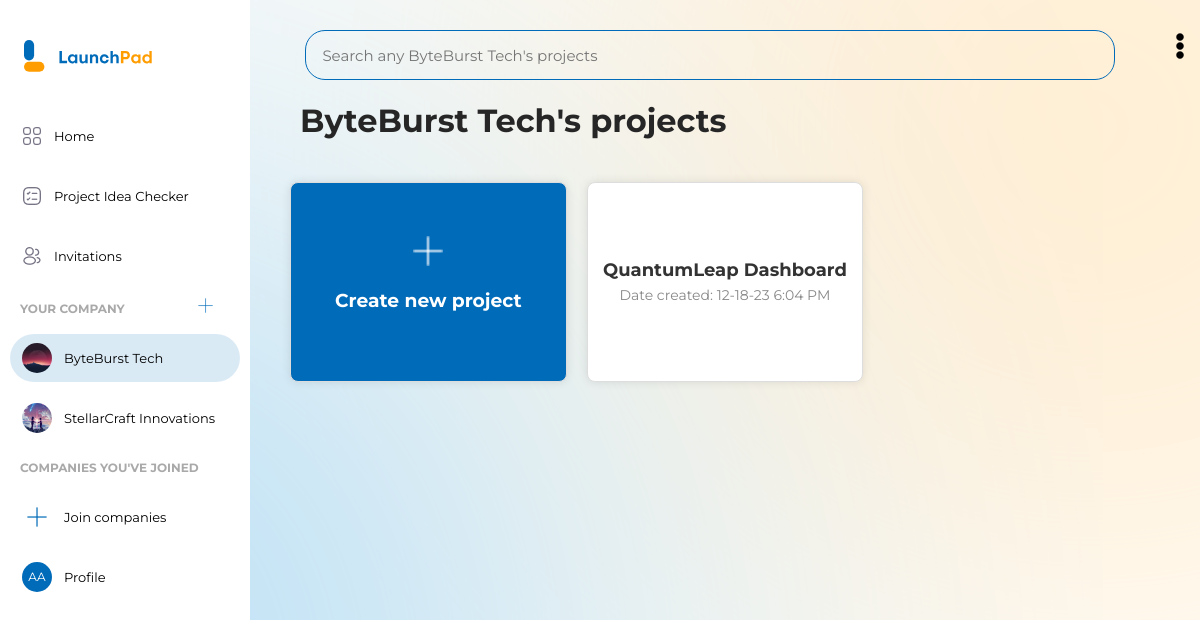
Page /company_view.php?Company_id=77 (signed in) on the committed database.
### tables this page shows
CREATE TABLE `company_registration` (
  `Company_ID` int(11) NOT NULL,
  `Student_ID` varchar(20) NOT NULL,
  `Company_name` varchar(100) NOT NULL,
  `Company_logo` varchar(100) NOT NULL,
  `Company_description` text NOT NULL,
  `Registration_date` datetime NOT NULL
);

CREATE TABLE `project` (
  `Project_ID` int(11) NOT NULL,
  `Company_ID` int(11) NOT NULL,
  `Project_title` varchar(100) NOT NULL,
  `Project_Description` text NOT NULL,
  `Project_date` datetime NOT NULL
);

### company_view.php (the view, shortened to what this page needs)
 <?php
 require "config.php";
 $userEmail = $_SESSION["email"];
 $checkCompanyQuery = "SELECT c.*, s.Student_ID
                     FROM company_registration c
                     INNER JOIN student_registration s ON c.Student_ID = s.Student_ID
                     WHERE s.Student_email = '$userEmail'";
 $resultCompany = mysqli_query($conn, $checkCompanyQuery);
 $companies = [];
 while ($row = mysqli_fetch_assoc($resultCompany)) {
     $companies[] = $row;
 }
 $selectedCompanyID = isset($_GET['Company_id']) ? $_GET['Company_id'] : null;
 $hasCompany = count($companies) > 0;
 $companyName = "";
 if ($selectedCompanyID) {
     $selectedCompanyQuery = "SELECT * FROM company_registration WHERE Company_ID = ?";
     $stmt = mysqli_prepare($conn, $selectedCompanyQuery);
     mysqli_stmt_bind_param($stmt, "i", $selectedCompanyID);
     mysqli_stmt_execute($stmt);
     $resultSelectedCompany = mysqli_stmt_get_result($stmt);
     if ($resultSelectedCompany) {
         $row = mysqli_fetch_assoc($resultSelectedCompany);
         $companyName = $row["Company_name"];
     }
 }
 $projectQuery = "SELECT * FROM project WHERE Company_ID = '$selectedCompanyID' ORDER BY Project_date DESC";
 $resultProjects = mysqli_query($conn, $projectQuery);
 ?>
 <!DOCTYPE html>
 <html lang="en">
 <head>
     <link rel="stylesheet" href="css/navbar.css">
     <link rel="stylesheet" href="css/company.css">
 </head>
 <body>
 <aside class="sidebar">
             <header class="sidebar-header">
                 <img src="\launchpad\images\logo-text.svg" class="logo-img">
             </header>
             <nav>
                 <a href="index.php">
                 <button>
                     <span>
                         <i ><img src="\launchpad\images\home-icon.png" alt="home-logo" class="logo-ic"></i>
                         <span>Home</span>
                     </span>
                 </button>
             </a>
             <a href="project-idea-checker.php">
                 <button>
                     <span>
                         <i ><img src="\launchpad\images\project-checker-icon.png" alt="home-logo" class="logo-ic"></i>
                         <span>Project Idea Checker</span>
                     </span>
                 </button>
     </a>
     <a href="invitations.php">
                 <button>
                     <span>
                         <i ><img src="\launchpad\images\invitation-icon.png" alt="home-logo" class="logo-ic"></i>
                         <span>Invitations</span>
                     </span>
                 </button>
     </a>
     <p class="divider-company">YOUR COMPANY<a href="create-company.php" style="text-decoration: none;">
                <img src="\launchpad\images\join-company-icon.png" alt="Join Company Icon" width="15px" height="15px" style="margin-left: 70px;">
</a></p>
                 <?php if ($hasCompany): ?>
                 <?php foreach ($companies as $row): ?>
                     <?php if ($row['Company_ID'] == $selectedCompanyID): ?>
                         <a class="active" href="company_view.php?Company_id=<?php echo $row['Company_ID']; ?>">
                     <?php else: ?>
                         <a href="company_view.php?Company_id=<?php echo $row['Company_ID']; ?>">
                     <?php endif; ?>
                         <button>
                             <span class="<?php echo 'btn-company-created'; ?>">
                                 <div class="circle-avatar">
                                     <?php if (!empty($row['Company_logo'])): ?>
                                         <img src="\launchpad\<?php echo $row['Company_logo']; ?>" alt="Company Logo" class="img-company">
                                     <?php endif; ?>
                                 </div>
                                 <span class="create-company-text">
                                     <?php echo $row['Company_name']; ?>
                                 </span>
                             </span>
                         </button>
                     </a>
                 <?php endforeach; ?>
                 <?php endif; ?>
                 <p class="divider-company">COMPANIES YOU'VE JOINED</p>
                 <a href="#">
                 <button>
                     <span  class="btn-join-company">
                         <i > <div class="circle-avatar">
                             <img src="\launchpad\images\join-company-icon.png" alt="">
                         </div></i>
                         <span class="join-company-text">Join companies</span>
                     </span>
                 </button>
                 </a>
 <a href="profile.php">
                 <button>
                     <span>
                     <div class="avatar2" id="initialsAvatar6"></div>
                         <span>Profile</span>
                     </span>
                 </button>
 </a>
             </nav>
         </aside>
         <div class="content2">
                    <div class="search-bar">
                <input type="text" id="projectSearch" name="projectSearch" placeholder="Search any <?php echo $companyName ?>'s projects"><span class="forspace"></span><span> <a href="#"><img src="images/options.png" alt="options-icon" height="30px"></a></span>
            </div>
                        <h1><?php echo $companyName ?>'s projects </h1>
                    </div>
             <div class="content">
             <a href="create-project.php?Company_id=<?php echo $_GET['Company_id']; ?>" class="project-card2">
         <br><br>
         <img src="images/add-company-icon.png" alt="add-icon" width="30px">
         <h3>Create new project</h3>
     </a>
     <?php while ($row = mysqli_fetch_assoc($resultProjects)) : ?>
         <a href="project.php?project_id=<?php echo $row['Project_ID']; ?>" class="project-card">
             <div>
                 <div class="project-title"><?php echo $row['Project_title']; ?></div>
                 <div class="project-date">Date created: <?php echo date('m-d-y g:i A', strtotime($row['Project_date'])); ?></div>
             </div>
         </a>
     <?php endwhile; ?>
 </div>
 </body>
 </html>

### css/navbar.css (style rules this page uses)
* { box-sizing: border-box; }
:root { --pblue-color: #006BB9; --pyellow-color: #FF9D00; --bhov-color: #093a5d; }
html, body { height: 100%; margin: 0; }
body { margin: 0; background: url("/launchpad/images/background-light.svg"); background-attachment: fixed; background-position: center; background-repeat: no-repeat; background-size: cover; color: #262626; font-family: 'Montserrat', sans-serif; }
.sidebar { position: fixed; top: 0; left: 0; width: 250px; height: 100vh; padding: 40px 10px 30px 10px; background: #fff; overflow-y: auto; }
.content { margin-top: 20px; margin-left: 270px; padding: 20px; }
.sidebar-header { width: 100%; margin-bottom: 30px; }
.logo-img { margin-left: 14px; height: 32px; }
.sidebar button { height: 60px; width: 230px; background: transparent; border: 0; padding: 0; font-family: inherit; cursor: pointer; }
.divider-company { font-size: 12px; font-weight: 700; color: #7373739c; margin-left: 10px; }
.sidebar button > span { display: flex; align-items: center; gap: 12px; height: 48px; padding: 0 12px; border-radius: 24px; line-height: 1; }
.sidebar button > span > span { transition: 0.3s; }
.sidebar a.active button > span { background-color: #006cb925; }
.sidebar button i { position: relative; font-size: 28px; transition: 0.2s; }
.sidebar button img { width: 20px; height: 20px; transition: 0.2s; }
.sidebar button span { font-size: 13px; }
.sidebar > nav { flex: 1 1 auto; display: flex; flex-direction: column }
.avatar2 { width: 30px; height: 30px; background-color: #006BB9; color: #fff; font-size: 12px; line-height: 30px; border-radius: 50%; }
.circle-avatar { width: 30px; height: 30px; border-radius: 50%; overflow: hidden; display: flex; align-items: center; justify-content: center; }
.circle-avatar > .img-company { width: 100%; height: 100%; object-fit: cover; }
.circle-avatar > img { display: inline-block; vertical-align: middle; }

### css/company.css (style rules this page uses)
:root { --pblue-color: #006BB9; --pyellow-color: #FF9D00; --bhov-color: #093a5d; }
.content2 { margin-top: 30px; margin-left: 300px; }
.content { margin-top: 20px; margin-left: 270px; padding: 20px; display: flex; flex-wrap: wrap; gap: 20px; }
.project-card { margin: 0; flex: 0 0 calc(33.33% - 20px); max-width: calc(33.33% - 20px); box-sizing: border-box; padding: 15px; border: 1px solid #ddd; border-radius: 8px; background-color: #fff; box-shadow: 0 0 10px rgba(0, 0, 0, 0.1); transition: transform 0.3s, box-shadow 0.3s; cursor: pointer; text-decoration: none; color: #333; text-align: center; position: relative; display: flex; flex-direction: column; justify-content: center; }
.project-card2 { background-color: var(--pblue-color); color: #ffffff; margin: 0; flex: 0 0 calc(33.33% - 20px); max-width: calc(33.33% - 20px); box-sizing: border-box; padding: 15px; border: 1px solid #ddd; border-radius: 8px; box-shadow: 0 0 10px rgba(0, 0, 0, 0.1); transition: transform 0.3s, box-shadow 0.3s; cursor: pointer; text-decoration: none; text-align: center; position: relative; flex-direction: column; justify-content: center; }
.project-card, .project-card2 { width: 100px; height: 200px; }
.project-title { font-size: 18px; font-weight: bold; margin-bottom: 5px; }
.project-date { font-size: 14px; color: #888; }
.search-bar { justify-content: center; text-align: center; }
.search-bar input { width: 90%; height: 50px; background-color: #ffffff00; border: 1px solid var(--pblue-color); font-family: inherit; font-size: 15px; padding: 0 16px; border-radius: 1.25rem; transition: all 0.375s; }

### rows in the picture
company_registration: Company_logo (picture), Company_name "ByteBurst Tech", projectSearch "Search any ByteBurst Tech's projects"
company_registration: Company_logo (picture), Company_name "StellarCraft Innovations"
project: Project_title "QuantumLeap Dashboard", Project_date "12-18-23 6:04 PM"
